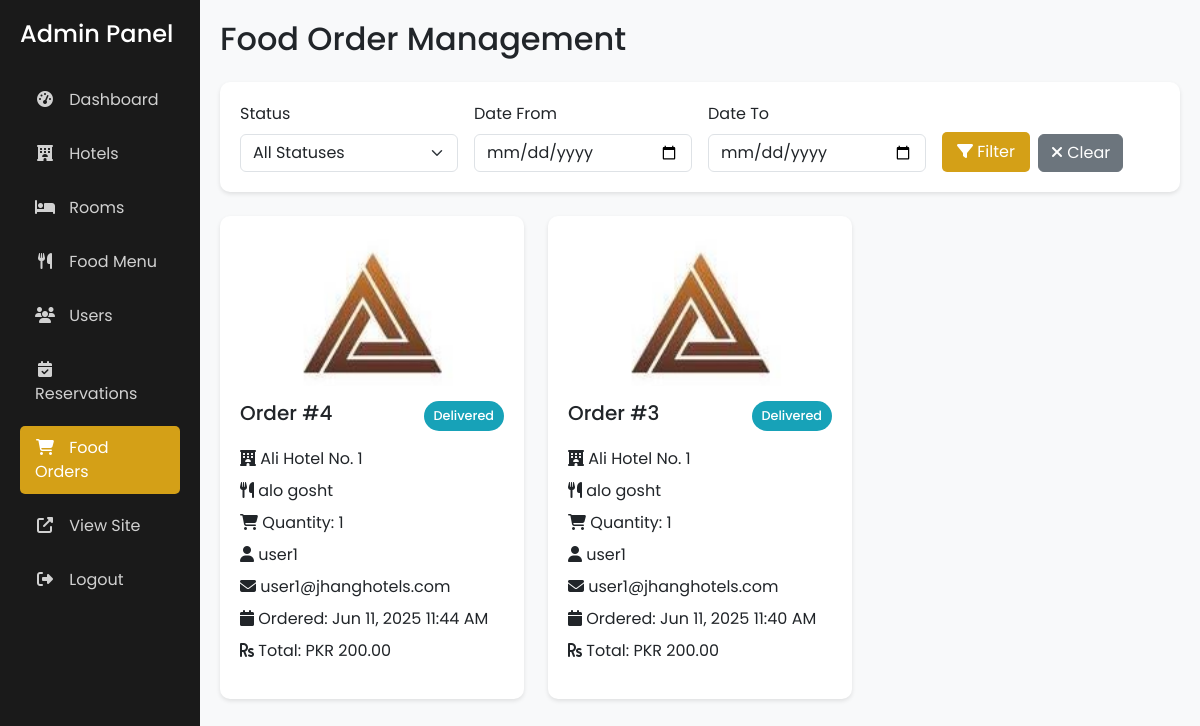
Screenshot of /admin/food_orders.php (signed in) with the database file from the repository.
### tables this page shows
CREATE TABLE `food_orders` (
  `id` int(11) NOT NULL,
  `user_id` int(11) NOT NULL,
  `hotel_id` int(11) NOT NULL,
  `menu_item_id` int(11) NOT NULL,
  `quantity` int(11) NOT NULL,
  `total_price` decimal(10,2) NOT NULL,
  `order_status` enum('pending','confirmed','cancelled','delivered') DEFAULT 'pending',
  `created_at` timestamp NOT NULL DEFAULT current_timestamp()
);

CREATE TABLE `hotel_menu` (
  `id` int(11) NOT NULL,
  `hotel_id` int(11) NOT NULL,
  `item_name` varchar(100) NOT NULL,
  `price` decimal(10,2) NOT NULL,
  `is_available` tinyint(1) DEFAULT 1,
  `image_url` varchar(255) DEFAULT NULL
);

CREATE TABLE `hotels` (
  `id` int(11) NOT NULL,
  `name` varchar(100) NOT NULL,
  `description` text DEFAULT NULL,
  `address` text NOT NULL,
  `city` varchar(50) NOT NULL,
  `phone` varchar(20) DEFAULT NULL,
  `email` varchar(100) DEFAULT NULL,
  `website` varchar(100) DEFAULT NULL,
  `image_url` varchar(255) DEFAULT NULL,
  `created_at` timestamp NOT NULL DEFAULT current_timestamp(),
  `updated_at` timestamp NOT NULL DEFAULT current_timestamp() ON UPDATE current_timestamp(),
  `vendor_id` int(11) NOT NULL
);

CREATE TABLE `users` (
  `id` int(11) NOT NULL,
  `username` varchar(50) NOT NULL,
  `email` varchar(100) NOT NULL,
  `password` varchar(255) NOT NULL,
  `role` enum('admin','user') DEFAULT 'user',
  `created_at` timestamp NOT NULL DEFAULT current_timestamp(),
  `first_name` varchar(50) NOT NULL,
  `last_name` varchar(50) NOT NULL,
  `phone` varchar(20) DEFAULT NULL,
  `address` text DEFAULT NULL,
  `profile_image` varchar(255) DEFAULT NULL,
  `vendor_id` int(11) NOT NULL DEFAULT 0
);

### admin/food_orders.php (the view, shortened to what this page needs)
<?php
require_once '../config/database.php';
$user_id = (int)$_SESSION['user_id'];
$filter_user_id = isset($_GET['user_id']) ? (int)$_GET['user_id'] : null;
$date_from_filter = isset($_GET['date_from']) ? $_GET['date_from'] : '';
$date_to_filter = isset($_GET['date_to']) ? $_GET['date_to'] : '';
$sql = "SELECT fo.*, h.name AS hotel_name, hm.item_name AS menu_item_name, hm.image_url, u.username, u.email
        FROM food_orders fo
        JOIN hotels h ON fo.hotel_id = h.id
        JOIN hotel_menu hm ON fo.menu_item_id = hm.id
        JOIN users u ON fo.user_id = u.id
        WHERE h.vendor_id = ?";
$params = [$user_id];
$types = "i";
if ($filter_user_id !== null) {
    $sql .= " AND fo.user_id = ?";
    $params[] = $filter_user_id;
    $types .= "i";
    $user_sql = "SELECT username FROM users WHERE id = ? LIMIT 1";
    $user_stmt = mysqli_prepare($conn, $user_sql);
    if ($user_stmt) {
        mysqli_stmt_bind_param($user_stmt, "i", $filter_user_id);
        mysqli_stmt_execute($user_stmt);
        $user_result = mysqli_stmt_get_result($user_stmt);
        $user_row = mysqli_fetch_assoc($user_result);
        $username_filter = $user_row ? " for " . htmlspecialchars($user_row['username']) : '';
        mysqli_stmt_close($user_stmt);
    } else {
        $error = "Error fetching user: " . mysqli_error($conn);
        $username_filter = '';
    }
} else {
    $username_filter = '';
}
$sql .= " ORDER BY fo.order_status = 'pending' DESC, fo.created_at DESC";
$stmt = mysqli_prepare($conn, $sql);
if ($stmt) {
    if (!empty($params)) {
        mysqli_stmt_bind_param($stmt, $types, ...$params);
    }
    mysqli_stmt_execute($stmt);
    $food_orders = mysqli_stmt_get_result($stmt);
} else {
    $error = "Error preparing query: " . mysqli_error($conn);
}
?>
<!DOCTYPE html>
<html lang="en">
<head>
    <link href="https://cdn.jsdelivr.net/npm/bootstrap@5.3.0/dist/css/bootstrap.min.css" rel="stylesheet">
    <link rel="stylesheet" href="https://cdnjs.cloudflare.com/ajax/libs/font-awesome/6.4.2/css/all.min.css">
</head>
<body>
    <div class="container-fluid">
        <div class="row">
            <div class="col-md-3 col-lg-2 sidebar">
                <h4 class="mb-4">Admin Panel</h4>
                <nav class="nav flex-column">
                    <a class="nav-link" href="dashboard.php"><i class="fas fa-tachometer-alt"></i> Dashboard</a>
                    <a class="nav-link" href="hotels.php"><i class="fas fa-hotel"></i> Hotels</a>
                    <a class="nav-link" href="rooms.php"><i class="fas fa-bed"></i> Rooms</a>
                    <a class="nav-link" href="food.php"><i class="fas fa-utensils"></i> Food Menu</a>
                    <a class="nav-link" href="users.php"><i class="fas fa-users"></i> Users</a>
                    <a class="nav-link" href="reservations.php"><i class="fas fa-calendar-check"></i> Reservations</a>
                    <a class="nav-link active" href="food_orders.php"><i class="fas fa-shopping-cart"></i> Food Orders</a>
                    <a class="nav-link" href="../index.php" target="_blank"><i class="fas fa-external-link-alt"></i> View Site</a>
                    <a class="nav-link" href="../logout.php"><i class="fas fa-sign-out-alt"></i> Logout</a>
                </nav>
            </div>
            <div class="col-md-9 col-lg-10 main-content">
                <h2 class="mb-4">Food Order Management<?php echo $username_filter; ?></h2>
                <div class="filter-section mb-4">
                    <form method="GET" class="row g-3">
                        <div class="col-md-3">
                            <label for="status" class="form-label">Status</label>
                            <select class="form-select" id="status" name="status">
                                <option value="">All Statuses</option>
                            </select>
                        </div>
                        <div class="col-md-3">
                            <label for="date_from" class="form-label">Date From</label>
                            <input type="date" class="form-control" id="date_from" name="date_from"
                                   value="<?php echo htmlspecialchars($date_from_filter); ?>">
                        </div>
                        <div class="col-md-3">
                            <label for="date_to" class="form-label">Date To</label>
                            <input type="date" class="form-control" id="date_to" name="date_to"
                                   value="<?php echo htmlspecialchars($date_to_filter); ?>">
                        </div>
                        <div class="col-md-3 d-flex align-items-end">
                            <button type="submit" class="btn btn-custom me-2">
                                <i class="fas fa-filter"></i> Filter
                            </button>
                            <a href="food_orders.php" class="btn btn-secondary">
                                <i class="fas fa-times"></i> Clear
                            </a>
                        </div>
                    </form>
                </div>
                <div class="row">
                    <?php if ($food_orders && mysqli_num_rows($food_orders) > 0): ?>
                        <?php while($order = mysqli_fetch_assoc($food_orders)): ?>
                            <div class="col-md-6 col-lg-4">
                                <div class="order-card">
                                    <?php if (!empty($order['image_url'])): ?>
                                        <img src="../<?php echo htmlspecialchars($order['image_url']); ?>" alt="Food Image">
                                    <?php endif; ?>
                                    <div class="d-flex justify-content-between align-items-start mb-3">
                                        <h5 class="mb-0">Order #<?php echo $order['id']; ?></h5>
                                        <span class="status-badge status-<?php echo strtolower($order['order_status']); ?>">
                                            <?php echo ucfirst($order['order_status']); ?>
                                        </span>
                                    </div>
                                    <p class="mb-2">
                                        <i class="fas fa-hotel"></i>
                                        <?php echo htmlspecialchars($order['hotel_name']); ?>
                                    </p>
                                    <p class="mb-2">
                                        <i class="fas fa-utensils"></i>
                                        <?php echo htmlspecialchars($order['menu_item_name']); ?>
                                    </p>
                                    <p class="mb-2">
                                        <i class="fas fa-shopping-cart"></i>
                                        Quantity: <?php echo $order['quantity']; ?>
                                    </p>
                                    <p class="mb-2">
                                        <i class="fas fa-user"></i>
                                        <?php echo htmlspecialchars($order['username']); ?>
                                    </p>
                                    <p class="mb-2">
                                        <i class="fas fa-envelope"></i>
                                        <?php echo htmlspecialchars($order['email']); ?>
                                    </p>
                                    <p class="mb-2">
                                        <i class="fas fa-calendar"></i>
                                        Ordered: <?php echo date('M d, Y h:i A', strtotime($order['created_at'])); ?>
                                    </p>
                                    <p class="mb-3">
                                        <i class="fas fa-rupee-sign"></i>
                                        Total: PKR <?php echo number_format($order['total_price'], 2); ?>
                                    </p>
                                </div>
                            </div>
                        <?php endwhile; ?>
                    <?php endif; ?>
                </div>
            </div>
        </div>
    </div>
</body>
</html>

### admin/food_orders.php (style rules this page uses)
body { font-family: 'Poppins', sans-serif; background-color: #f8f9fa; }
.sidebar { background: #1a1a1a; color: white; min-height: 100vh; padding: 20px; }
.sidebar .nav-link { color: rgba(255, 255, 255, 0.8); padding: 10px 15px; margin: 5px 0; border-radius: 5px; transition: all 0.3s; }
.sidebar .nav-link.active { background: #d4a017; color: white; }
.sidebar .nav-link i { margin-right: 10px; width: 20px; text-align: center; }
.main-content { padding: 20px; }
.order-card { background: white; border-radius: 10px; padding: 20px; margin-bottom: 20px; box-shadow: 0 2px 4px rgba(0,0,0,0.1); transition: transform 0.3s; }
.order-card img { width: 100%; height: 150px; object-fit: cover; border-radius: 10px; margin-bottom: 15px; }
.status-badge { padding: 5px 10px; border-radius: 15px; font-size: 0.8rem; font-weight: 500; }
.status-delivered { background-color: #17a2b8; color: white; }
.btn-custom { background-color: #d4a017; color: white; border: none; padding: 8px 15px; border-radius: 5px; transition: all 0.3s; }
.filter-section { background: white; border-radius: 10px; padding: 20px; margin-bottom: 20px; box-shadow: 0 2px 4px rgba(0,0,0,0.1); }

### rows the page displays
food_orders: menu_item.image_url (picture), id "4", order_status "Delivered", hotel.name "Ali Hotel No. 1", menu_item.item_name "alo gosht", quantity "1", user.username "user1", user.email "user1@jhanghotels.com", created_at "Jun 11, 2025 11:44 AM", total_price "200.00"
food_orders: menu_item.image_url (picture), id "3", order_status "Delivered", hotel.name "Ali Hotel No. 1", menu_item.item_name "alo gosht", quantity "1", user.username "user1", user.email "user1@jhanghotels.com", created_at "Jun 11, 2025 11:40 AM", total_price "200.00"
